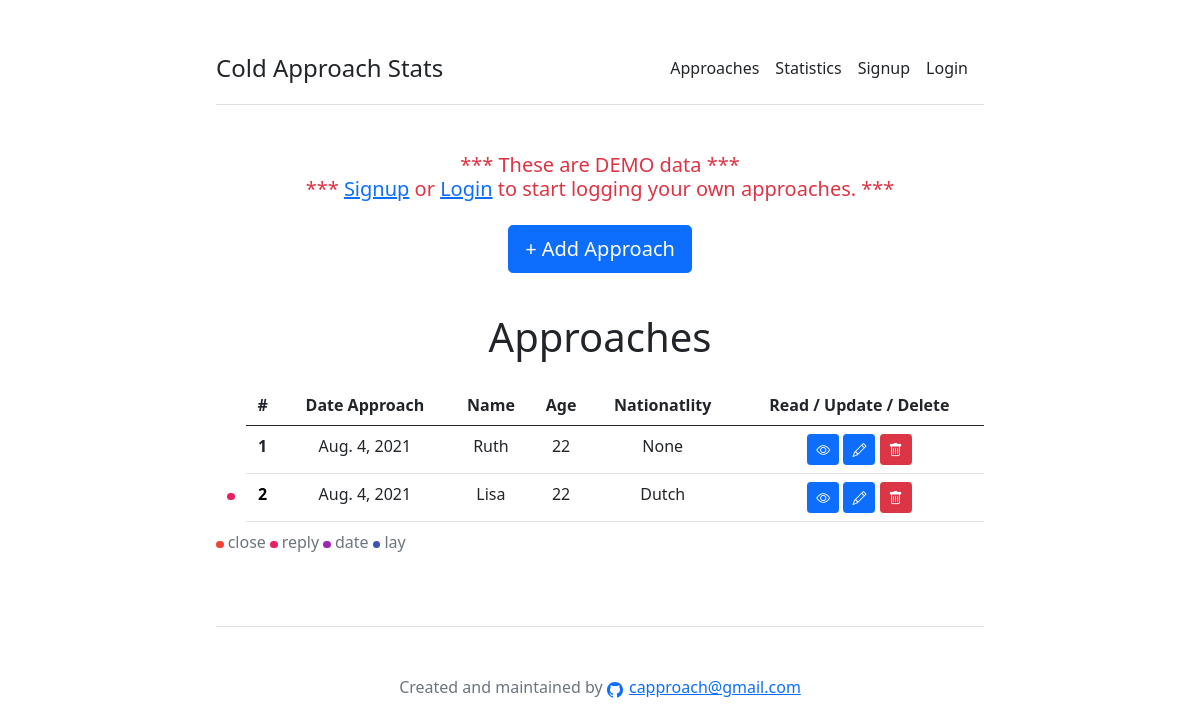
/, run on an earlier commit of the app's database.
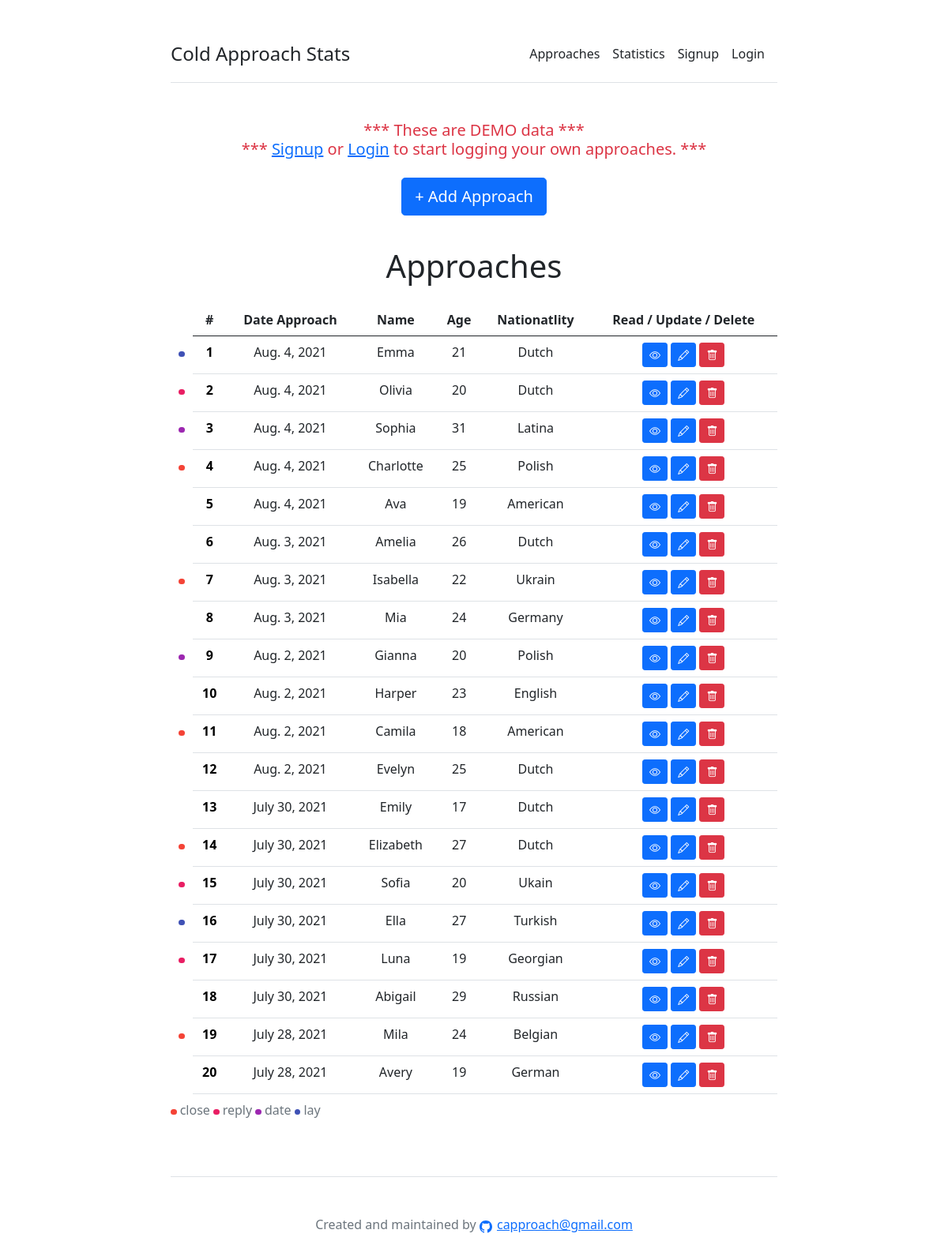
And on a later commit of the database.
### core/models.py (models this page shows, shortened)
class Contact(models.Model):
	AGE_CHOICES = [(i,i) for i in range(15, 50)]
	DURATION_CHOICES = [('Short', 'Short'), ('Medium', 'Medium'), ('Long', 'Long')]
	INTERACTION_CHOICES = [(i,i) for i in range(1, 11)]
	LOOKS_CHOICES = [(i,i) for i in range(1, 11)]
	BOOLEAN_CHOICES = [('yes', 'Yes'),('no', 'No')]
	date_approach = models.DateField(default=timezone.now)
	time_approach = models.TimeField(default=timezone.now)
	name = models.CharField(max_length=30, blank=False)
	age = models.IntegerField(blank=True, null=True, choices=AGE_CHOICES, default=22)
	nationality = models.CharField(max_length=30, blank=True, null=True)
	duration = models.CharField(max_length=30, choices=DURATION_CHOICES, default='Medium', blank=True, null=True)
	interaction = models.IntegerField(blank=True, null=True, choices=INTERACTION_CHOICES, default=7)
	looks = models.IntegerField(blank=True, null=True, choices=LOOKS_CHOICES, default=7)
	close = models.CharField(max_length=30, choices=BOOLEAN_CHOICES, default='yes', blank=True)
	reply = models.CharField(max_length=30, choices=BOOLEAN_CHOICES, default='no', blank=True)
	date = models.CharField(max_length=30, choices=BOOLEAN_CHOICES, default='no', blank=True)
	lay = models.CharField(max_length=30, choices=BOOLEAN_CHOICES, default='no', blank=True)
	comments = models.TextField(blank = True, max_length=300)
	created_at = models.DateTimeField(editable=False, default=timezone.now)
	updated_at = models.DateTimeField(editable=False, default=timezone.now)
	created_by = models.ForeignKey(User, on_delete=models.CASCADE, null=True, blank=True, editable=False)

### core/views.py (the view)
# urls.py: path('', views.ContactListView.as_view(), name='contact_list'),
class ContactListView(ListView):
	template_name = 'core/contact_list.html'
	model = Contact
	def get_context_data(self, **kwargs):
		context = super().get_context_data(**kwargs)
		if self.request.user.is_authenticated:
			userid = self.request.user.id
		else:
			userid = User.objects.filter(groups__name__in=['demo']).values_list('id', flat=True).first()
		context['contact_list'] = Contact.objects \
		.filter(created_by_id=userid) \
		.order_by('-date_approach', '-time_approach')
		return context

### core/templates/core/contact_list.html
{% extends 'core/base.html' %}
{% block content %}
<main>
	<h2 class="display-6 text-center mb-4">Approaches</h2>
	<div class="table-responsive">
		<table class="table text-center">
			<caption>
				<i class="dot-close"></i> close
				<i class="dot-reply"></i> reply
				<i class="dot-date"></i> date
				<i class="dot-lay"></i> lay
			</caption>
			<thead>
				<tr>
					<th style="border-bottom:1px solid #fff;"></th>
					<th>#</th>
					<th>Date Approach</th>
					<th>Name</th>
					<th>Age</th>
					<th>Nationatlity</th>
					<th>Read / Update / Delete</th>
				</tr>
			</thead>
			<tbody>
				{% for contact in contact_list %}
					{% if contact.close == 'no' and contact.reply == 'no' and contact.date == 'no' and contact.lay == 'no' %}
					<tr class="table-inactive">
						<td style="border-bottom:1px solid #fff;"><i class="dot"></i></td>
					{% elif contact.close == 'yes' and contact.reply == 'no' and contact.date == 'no' and contact.lay == 'no' %}
					<tr class="table-close">
						<td style="border-bottom:1px solid #fff;"><i class="dot-close"></i></td>
					{% elif contact.close == 'yes' and contact.reply == 'yes' and contact.date == 'no' and contact.lay == 'no' %}
					<tr class="table-reply">
						<td style="border-bottom:1px solid #fff;"><i class="dot-reply"></i></td>
					{% elif contact.close == 'yes' and contact.reply == 'yes' and contact.date == 'yes' and contact.lay == 'no' %}
					<tr class="table-date">
						<td style="border-bottom:1px solid #fff;"><i class="dot-date"></i></td>
					{% elif contact.close == 'yes' and contact.reply == 'yes' and contact.date == 'yes' and contact.lay == 'yes' %}
					<tr class="table-lay">
						<td style="border-bottom:1px solid #fff;"><i class="dot-lay"></i></td>
					{% else %}
					<tr>
						<td style="border-bottom:1px solid #fff;"><i class="dot"></i></td>
					{% endif %}
						<th>{{ forloop.counter }}</th>
						<td>{{ contact.date_approach }}</td>
						<td>{{ contact.name }}</td>
						<td>{{ contact.age }}</td>
						<td>{{ contact.nationality }}</td>
						<td>
						<button type="button" class="contact-read bs-modal btn btn-sm btn-primary" data-form-url="{% url 'contact_read' contact.pk %}">
							<i class="bi-eye"></i>
						</button>
						<button type="button" class="contact-update bs-modal btn btn-sm btn-primary" data-form-url="{% url 'contact_update' contact.pk %}">
							<i class="bi-pencil"></i>
						</button>
						<button type="button" class="contact-delete bs-modal btn btn-sm btn-danger" data-form-url="{% url 'contact_delete' contact.pk %}">
							<i class="bi-trash"></i>
						</button>
						</td>
					</tr>
				{% endfor %}
			</tbody>
		</table>
	</div>
</main>
{% endblock %}

### core/templates/core/base.html (shortened to what this page needs)
{% load static %}
<!DOCTYPE html>
<html>
<head>
	<link href="https://cdn.jsdelivr.net/npm/bootstrap@5.0.2/dist/css/bootstrap.min.css" rel="stylesheet">
	<link rel="stylesheet" href="https://cdn.jsdelivr.net/npm/bootstrap-icons@1.5.0/font/bootstrap-icons.css">
</head>
<body>
	<div class="col-lg-8 mx-auto p-3 py-md-5">
		{% include "core/_header.html" %}
		{% if user.is_authenticated %}
		{% else %}
		<h5 class="display-12 text-center mb-4 text-danger">
			*** These are DEMO data *** <br>
			*** <a href="{% url 'account_signup' %}">Signup</a> or <a href="{% url 'account_login' %}">Login</a> to start logging your own approaches. ***
		</h5>
		{% endif %}
		<div class="d-flex justify-content-center">
			<div class="d-flex flex-column flex-md-row align-items-center pb-3 mb-4">
				<button id="contact-create" class="btn btn-primary btn-lg" type="button" name="button">+ Add Approach</button>
			</div>
		</div>
		{% block content %}{% endblock %}
		{% include "core/_footer.html" %}
	</div>
</body>
</html>

### core/templates/core/_header.html
<header class="d-flex align-items-center pb-3 mb-5 border-bottom">
    <a href="/" class="d-flex align-items-center text-dark text-decoration-none">
        <span class="fs-4">Cold Approach Stats</span>
    </a>
    <nav class="d-inline-flex mt-2 mt-md-0 ms-md-auto">
        <a class="me-3 py-2 text-dark text-decoration-none" href="{% url 'contact_list' %}">Approaches</a>
        <a class="me-3 py-2 text-dark text-decoration-none" href="{% url 'statistics_list' %}">Statistics</a>
        {% if user.is_authenticated %}
        <button class="me-1 py-2 btn btn-danger btn-sm" type="submit" onclick="location.href='{% url 'account_logout' %}'" name='mybtn2'>Logout</button>
        {% else %}
        <a class="me-3 py-2 text-dark text-decoration-none" href="{% url 'account_signup' %}">Signup</a>
        <a class="me-3 py-2 text-dark text-decoration-none" href="{% url 'account_login' %}">Login</a>
        {% endif %}
    </nav>
</header>

### core/templates/core/_footer.html (shortened to what this page needs)
<footer class="pt-4 my-md-5 pt-md-5 border-top">
		<div class="d-flex justify-content-center mb-4">
			<p class="text-muted ml-auto m-0">Created and maintained by
				<a href="#" target="_blank" style="text-decoration: none;">
				</a>
				<a href="#" target="_blank">capproach@gmail.com</a>
			</p>
		</div>
</footer>

### core/templates/core/base.html (style rules this page uses)
.table-inactive th { background-color: #fff; color: #000; }
.table-close th { background-color: #fff; color: #000; }
.table-reply th { background-color: #fff; color: #000; }
.table-date th { background-color: #fff; color: #000; }
.table-lay th { background-color: #fff; color: #000; }
.dot { height: 7.5px; width: 7.5px; background-color: #fff; border-radius: 50%; display: inline-block; }
.dot-close { height: 7.5px; width: 7.5px; background-color: #F44336; border-radius: 50%; display: inline-block; }
.dot-reply { height: 7.5px; width: 7.5px; background-color: #E91E63; border-radius: 50%; display: inline-block; }
.dot-date { height: 7.5px; width: 7.5px; background-color: #9C27B0; border-radius: 50%; display: inline-block; }
.dot-lay { height: 7.5px; width: 7.5px; background-color: #3F51B5; border-radius: 50%; display: inline-block; }

What changed in the data, as far as the page shows it:
removed Contact: close "yes" (drawn), date_approach "Aug. 4, 2021", name "Ruth", age "22", nationality "None"
removed Contact: close "yes" (drawn), date_approach "Aug. 4, 2021", name "Lisa", age "22", nationality "Dutch"
added Contact: close "yes" (drawn), date_approach "Aug. 4, 2021", name "Emma", age "21", nationality "Dutch"
added Contact: close "yes" (drawn), date_approach "Aug. 4, 2021", name "Olivia", age "20", nationality "Dutch"
added Contact: close "yes" (drawn), date_approach "Aug. 4, 2021", name "Sophia", age "31", nationality "Latina"
added Contact: close "yes" (drawn), date_approach "Aug. 4, 2021", name "Charlotte", age "25", nationality "Polish"
added Contact: close "no" (drawn), date_approach "Aug. 4, 2021", name "Ava", age "19", nationality "American"
added Contact: close "no" (drawn), date_approach "Aug. 3, 2021", name "Amelia", age "26", nationality "Dutch"
added Contact: close "yes" (drawn), date_approach "Aug. 3, 2021", name "Isabella", age "22", nationality "Ukrain"
added Contact: close "no" (drawn), date_approach "Aug. 3, 2021", name "Mia", age "24", nationality "Germany"
added Contact: close "yes" (drawn), date_approach "Aug. 2, 2021", name "Gianna", age "20", nationality "Polish"
added Contact: close "no" (drawn), date_approach "Aug. 2, 2021", name "Harper", age "23", nationality "English"
added Contact: close "yes" (drawn), date_approach "Aug. 2, 2021", name "Camila", age "18", nationality "American"
added Contact: close "no" (drawn), date_approach "Aug. 2, 2021", name "Evelyn", age "25", nationality "Dutch"
added Contact: close "no" (drawn), date_approach "July 30, 2021", name "Emily", age "17", nationality "Dutch"
added Contact: close "yes" (drawn), date_approach "July 30, 2021", name "Elizabeth", age "27", nationality "Dutch"
added Contact: close "yes" (drawn), date_approach "July 30, 2021", name "Sofia", age "20", nationality "Ukain"
added Contact: close "yes" (drawn), date_approach "July 30, 2021", name "Ella", age "27", nationality "Turkish"
added Contact: close "yes" (drawn), date_approach "July 30, 2021", name "Luna", age "19", nationality "Georgian"
added Contact: close "no" (drawn), date_approach "July 30, 2021", name "Abigail", age "29", nationality "Russian"
added Contact: close "yes" (drawn), date_approach "July 28, 2021", name "Mila", age "24", nationality "Belgian"
added Contact: close "no" (drawn), date_approach "July 28, 2021", name "Avery", age "19", nationality "German"
